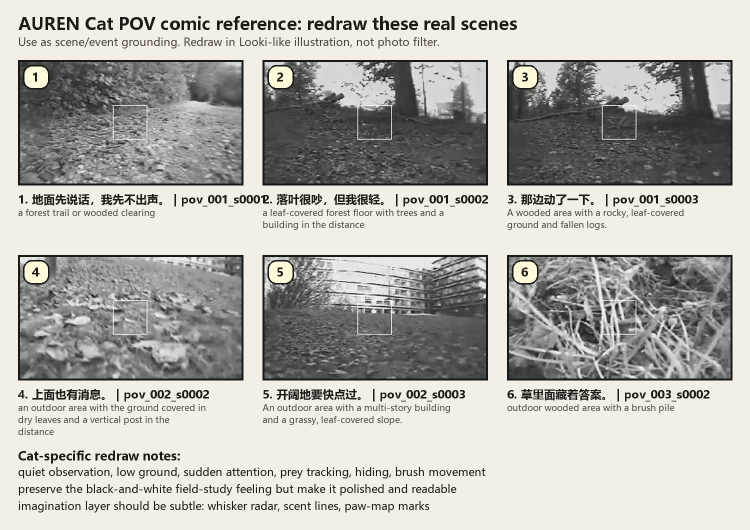
#> input picture examples/cat_pov_eval_001/assets/cat_comic_reference_real_scenes_v1.jpg, 1500 x 1060 px (shown at 1/2 size)
$ python -i render_pov_locked_comic_page.py   (imports and definitions only)
#> lines starting #> are read from the running program, lines starting #| are printed output that depends on the picture; after the words box and inside, x2 and y2 are one past the last pixel; in counts of white or black regions, pixels touching at a corner belong together
#> further down, picture is the input picture: PIL image 1500x1060 RGB; mean R, G, B 181.4, 179.8, 173.5
#!/usr/bin/env python3
"""Render a POV-locked comic page from real selected keyframes.

This renderer intentionally preserves each source frame's camera angle,
composition, occlusion, and subject scale. It can stylize the pixels and add
short pet-thought bubbles, but it must not add a recurring pet avatar, ears,
face, paws, or a third-person camera unless those are already visible in the
source frame.
"""

from __future__ import annotations

import argparse
import json
import shutil
import subprocess
from pathlib import Path
from typing import Any

from PIL import Image, ImageDraw, ImageEnhance, ImageFilter, ImageFont, ImageOps


BUBBLES = [
    "\u8def\u5148\u9192\u4e86",
    "\u5c4b\u9876\u4e5f\u6709\u5473\u9053",
    "\u6c34\u8fb9\u6362\u4e86\u6c14\u5473",
    "\u6211\u6765\u786e\u8ba4\u4e00\u4e0b",
    "\u8fd9\u91cc\u50cf\u4e00\u5835\u5899",
    "\u4e0b\u9762\u4e5f\u6709\u8def",
    "\u4ed6\u4eec\u4e5f\u5728\u8fd9\u513f",
    "\u4eca\u5929\u85cf\u8fdb\u677e\u9488\u91cc",
]


# [121 lines left out: functions main, render_pov_locked_comic_page, choose_or_extract_frame, render_page, make_panel, not called in this run]


def painterly(src: Image.Image) -> Image.Image:
    cv_painted = cv2_painterly(src)
    if cv_painted is not None:
        return cv_painted

    img = ImageOps.autocontrast(src, cutoff=1)
    img = ImageEnhance.Color(img).enhance(1.10)
    img = ImageEnhance.Contrast(img).enhance(1.08)
    wash = img.filter(ImageFilter.SMOOTH_MORE).filter(ImageFilter.SMOOTH_MORE)
    wash = ImageOps.posterize(wash, 6)

    gray = ImageOps.grayscale(img).filter(ImageFilter.SMOOTH)
    edges = gray.filter(ImageFilter.FIND_EDGES)
    edges = ImageOps.autocontrast(edges)
    edge_mask = edges.point(lambda value: 150 if value > 42 else 0, mode="L").filter(ImageFilter.MaxFilter(3))
    ink = Image.new("RGB", wash.size, (24, 22, 20))
    return Image.composite(ink, wash, edge_mask)


def cv2_painterly(src: Image.Image) -> Image.Image | None:
    try:
        import cv2
        import numpy as np
    except Exception:
        return None
    rgb = np.array(ImageOps.autocontrast(src, cutoff=1))
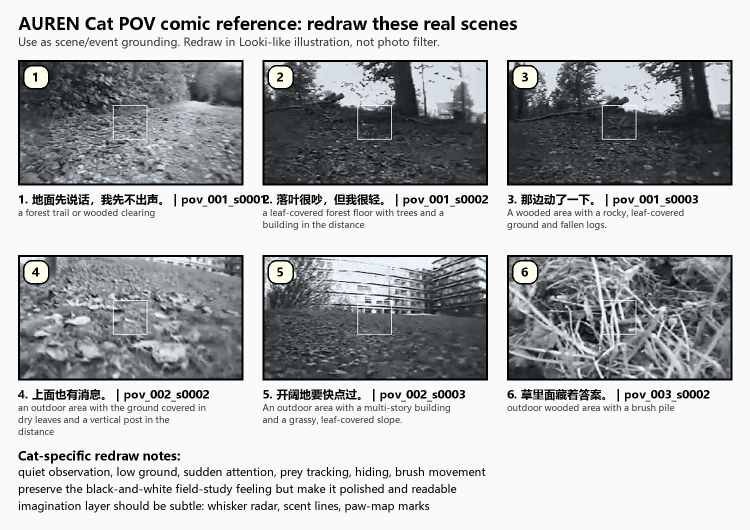
#> rgb: shape (1060, 1500, 3) (shown at 1/2 size); mean R, G, B 179.1, 180.7, 182.2
    bgr = cv2.cvtColor(rgb, cv2.COLOR_RGB2BGR)
    bgr = cv2.edgePreservingFilter(bgr, flags=1, sigma_s=48, sigma_r=0.32)
    bgr = cv2.stylization(bgr, sigma_s=55, sigma_r=0.38)
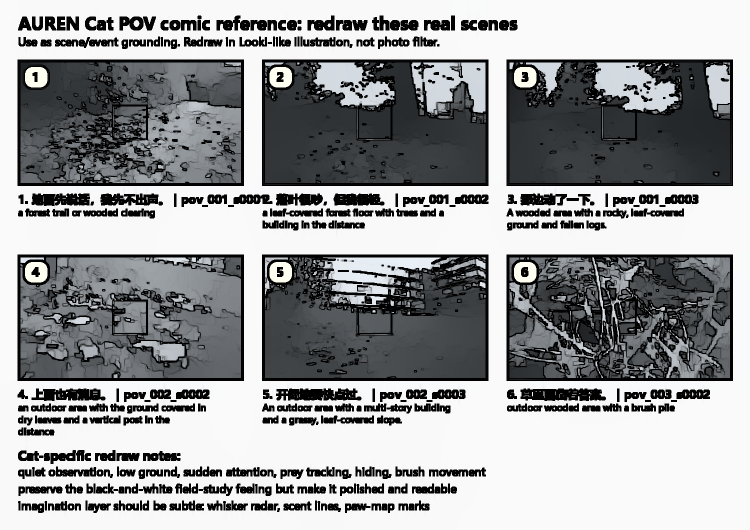
#> bgr: shape (1060, 1500, 3) (shown at 1/2 size); mean B, G, R 157.4, 156.1, 154.8
    rgb = cv2.cvtColor(bgr, cv2.COLOR_BGR2RGB)
    painted = Image.fromarray(rgb)
    painted = ImageEnhance.Color(painted).enhance(1.08)
    painted = ImageEnhance.Contrast(painted).enhance(1.06)

    gray = ImageOps.grayscale(src).filter(ImageFilter.SMOOTH)
    edges = gray.filter(ImageFilter.FIND_EDGES)
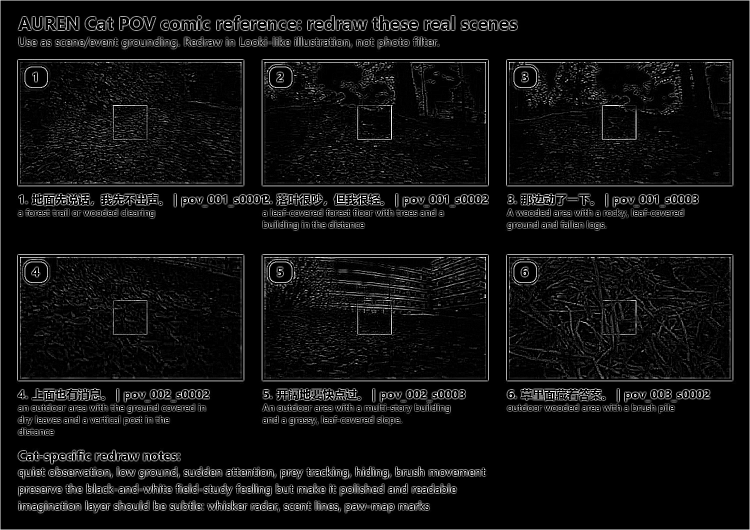
#> edges: PIL image 1500x1060 L (shown at 1/2 size); min 0, max 255, mean 16.2
    edges = ImageOps.autocontrast(edges)
    edge_mask = edges.point(lambda value: 95 if 46 < value < 220 else 0, mode="L").filter(ImageFilter.MaxFilter(1))
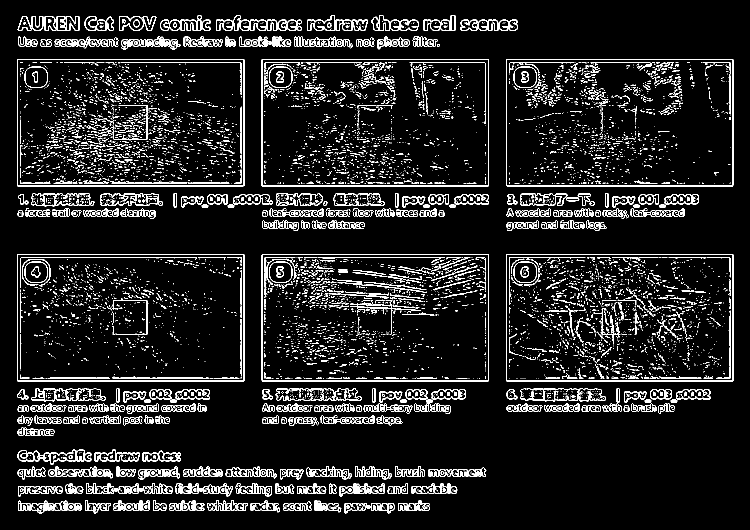
#> edge_mask: PIL image 1500x1060 L (shown at 1/2 size); values 0 (black) and 95 (white), 9.6% white in thin lines or dots, all inside (x1, y1, x2, y2) = (34, 30, 1467, 1027)
    ink = Image.new("RGB", painted.size, (28, 25, 22))
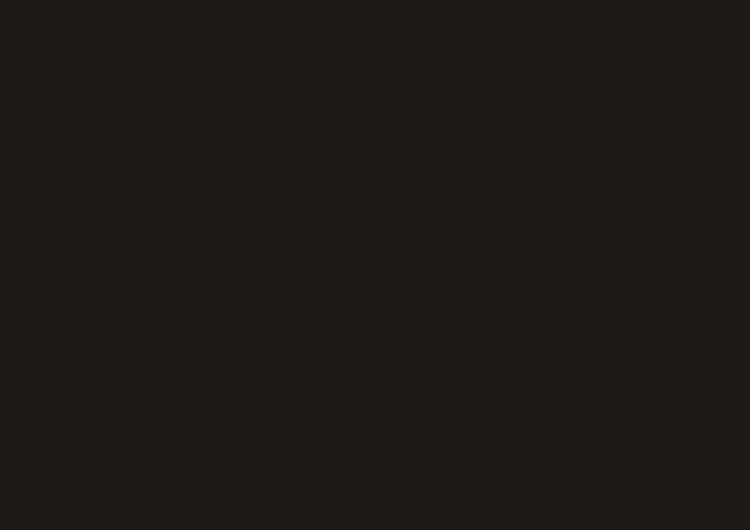
#> ink: PIL image 1500x1060 RGB (shown at 1/2 size); mean R, G, B 28, 25, 22
    return Image.composite(ink, painted, edge_mask)


# [80 lines left out: functions panel_matte, add_bubble, add_paper_grain, wrap_text, font, to_float, not called in this run]


# [2 lines not run here, left out]

>>> from PIL import Image
>>> picture = Image.open('../examples/cat_pov_eval_001/assets/cat_comic_reference_real_scenes_v1.jpg')
>>> result = painterly(picture)

$ run again, on examples/cat_pov_eval_001/assets/cat_comic_looki_grounded_generated.png
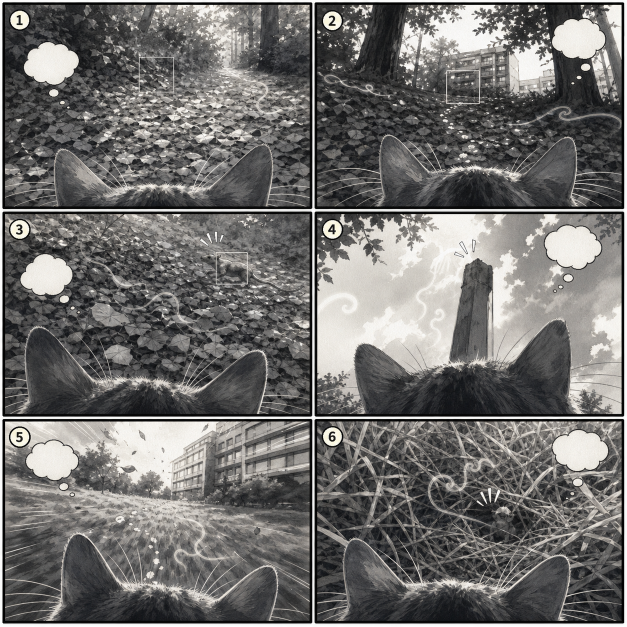
#> input picture examples/cat_pov_eval_001/assets/cat_comic_looki_grounded_generated.png, 1254 x 1254 px (shown at 1/2 size)
#> picture is the input picture: PIL image 1254x1254 RGB; mean R, G, B 112.6, 111.3, 109.7
#> in cv2_painterly, `edges = gray.filter(ImageFilter.FIND_EDGES)`:
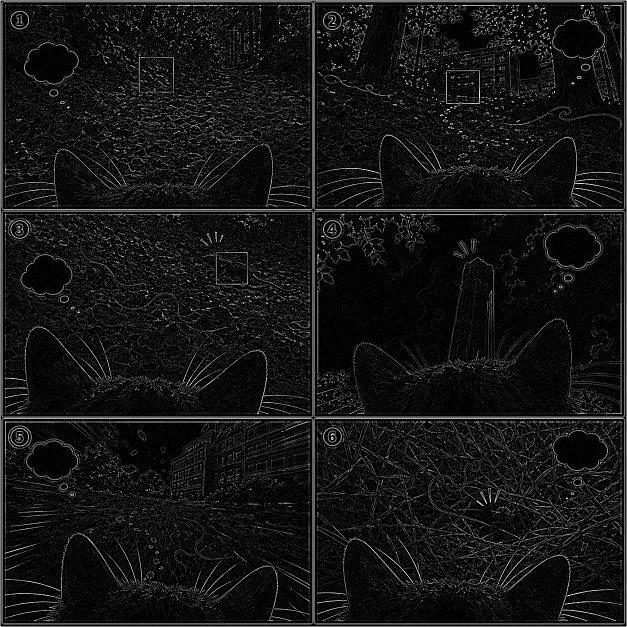
#> edges: PIL image 1254x1254 L (shown at 1/2 size); min 0, max 255, mean 19.4
#> in cv2_painterly, `edge_mask = edges.point(lambda value: 95 if 46 < value < 220 else 0, m..`:
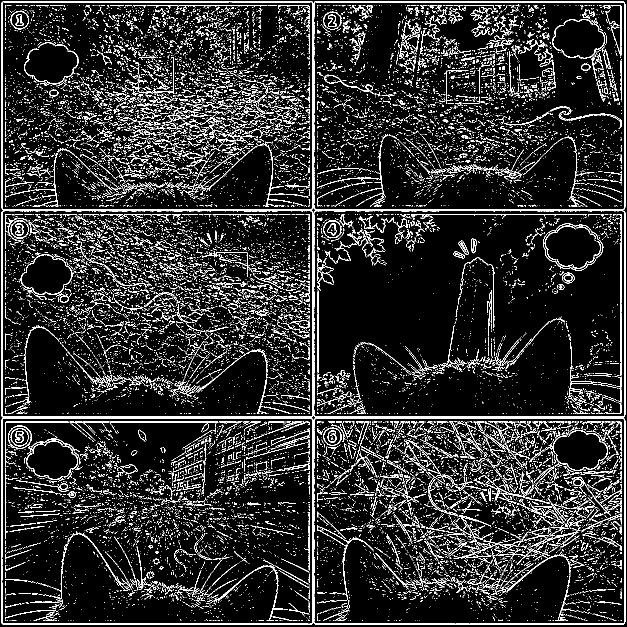
#> edge_mask: PIL image 1254x1254 L (shown at 1/2 size); values 0 (black) and 95 (white), 12% white in thin lines or dots
